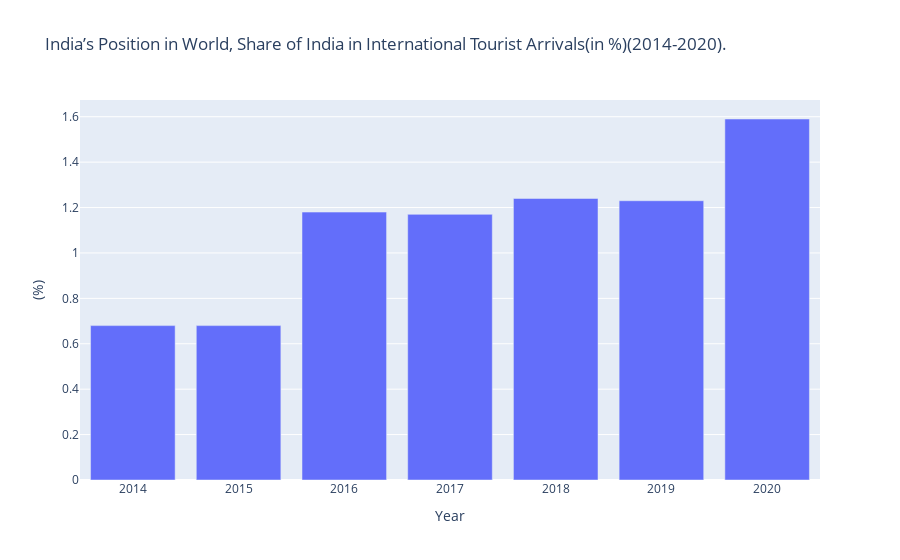

Notebook cell for this chart:
### Code cell
fig4 = px.bar(general, x="year", y="ipwiita",
       labels={"year":"Year", "ipwiita": "(%)"},
       title="India’s Position in World, Share of India in International Tourist Arrivals(in %)(2014-2020).")
fig4.show()

### Figure 1 — Plotly figure (JSON) as saved in the notebook; plotly's stock layout.template omitted (floating-point values rounded to 4 significant figures)
{"data": [{"alignmentgroup": "True", "hovertemplate": "Year=%{x}<br>(%)=%{y}<extra></extra>", "legendgroup": "", "marker": {"color": "#636efa", "pattern": {"shape": ""}}, "name": "", "offsetgroup": "", "orientation": "v", "showlegend": false, "textposition": "auto", "x": [2014, 2015, 2016, 2017, 2018, 2019, 2020], "xaxis": "x", "y": [0.68, 0.68, 1.18, 1.17, 1.24, 1.23, 1.59], "yaxis": "y", "type": "bar"}], "layout": {"xaxis": {"anchor": "y", "domain": [0, 1], "title": {"text": "Year"}}, "yaxis": {"anchor": "x", "domain": [0, 1], "title": {"text": "(%)"}}, "legend": {"tracegroupgap": 0}, "title": {"text": "India’s Position in World, Share of India in International Tourist Arrivals(in %)(2014-2020)."}, "barmode": "relative"}}
